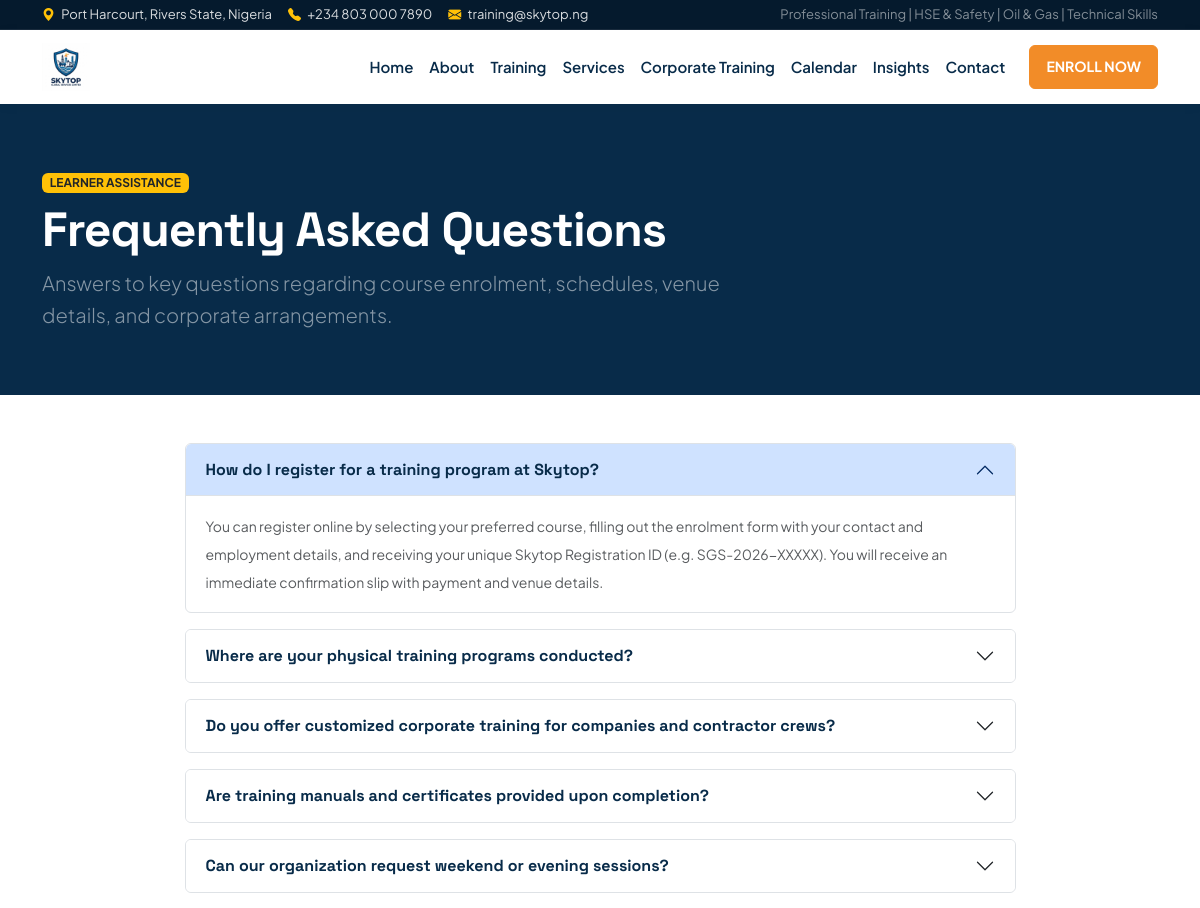
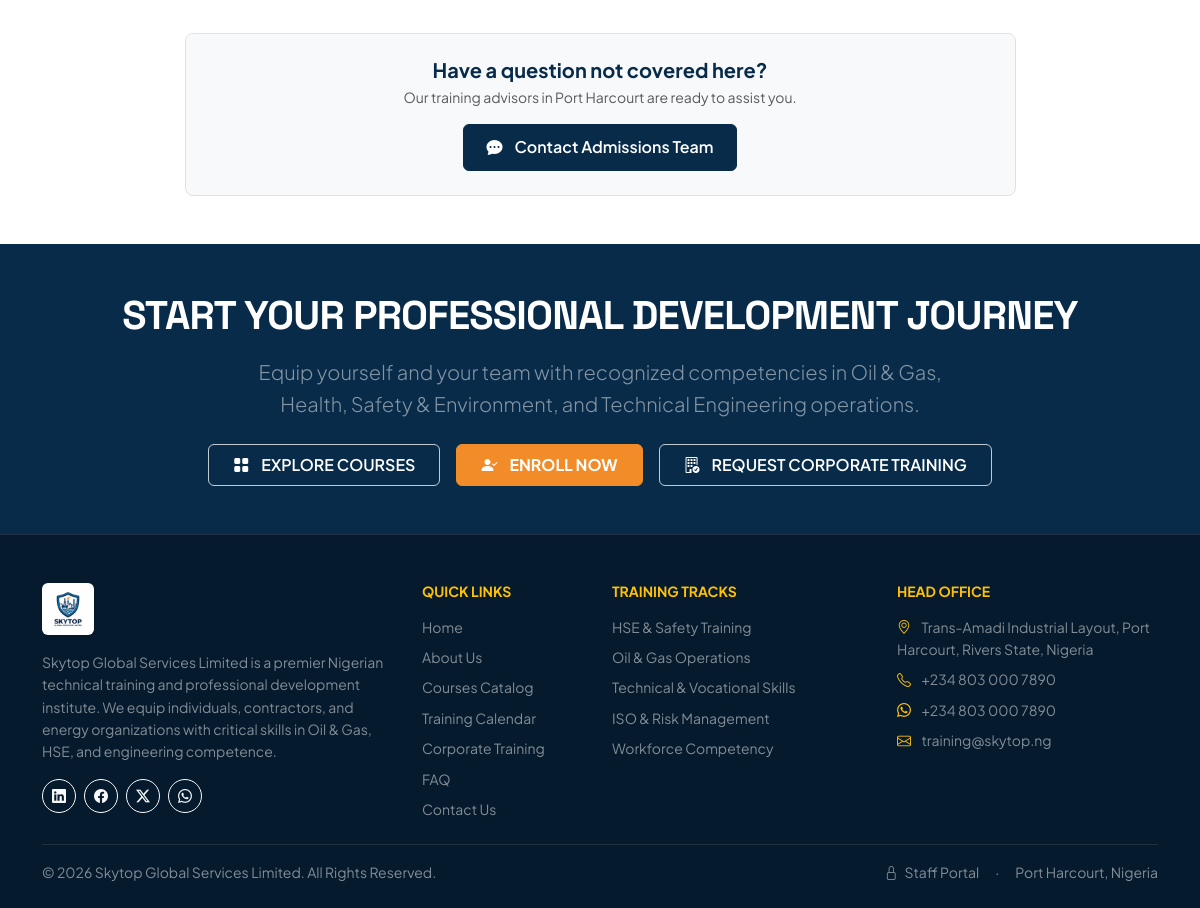
The app's page /faq.php with its own data (2 pictures, top to bottom).
### tables this page shows
CREATE TABLE faqs (
    id INT AUTO_INCREMENT PRIMARY KEY,
    question VARCHAR(255) NOT NULL,
    answer TEXT NOT NULL,
    category VARCHAR(80) DEFAULT 'General',
    sort_order INT DEFAULT 0,
    status ENUM('active', 'inactive') DEFAULT 'active',
    created_at TIMESTAMP DEFAULT CURRENT_TIMESTAMP
);

### faq.php (the view, shortened to what this page needs)
<?php
require_once __DIR__ . '/includes/header.php';
require_once __DIR__ . '/includes/navbar.php';
$db = Database::getConnection();
$faqs = $db->query("SELECT * FROM faqs WHERE status = 'active' ORDER BY sort_order ASC")->fetchAll();
?>
<div class="bg-navy text-white py-5">
    <div class="container py-3">
        <span class="badge bg-warning text-dark fw-bold mb-2 text-uppercase">Learner Assistance</span>
        <h1 class="fw-bold display-5 mb-2">Frequently Asked Questions</h1>
        <p class="lead text-white-50 mb-0" style="max-width: 700px;">
            Answers to key questions regarding course enrolment, schedules, venue details, and corporate arrangements.
        </p>
    </div>
</div>
<div class="container py-5">
    <div class="row">
        <div class="col-lg-9 mx-auto">
            <div class="accordion" id="faqAccordion">
                <?php foreach ($faqs as $idx => $faq): ?>
                <div class="accordion-item border mb-3 rounded overflow-hidden">
                    <h2 class="accordion-header" id="heading<?= $idx ?>">
                        <button class="accordion-button fw-bold text-navy <?= ($idx !== 0) ? 'collapsed' : '' ?>" type="button" data-bs-toggle="collapse" data-bs-target="#collapse<?= $idx ?>" aria-expanded="<?= ($idx === 0) ? 'true' : 'false' ?>" aria-controls="collapse<?= $idx ?>">
                            <?= htmlspecialchars($faq['question']) ?>
                        </button>
                    </h2>
                    <div id="collapse<?= $idx ?>" class="accordion-collapse collapse <?= ($idx === 0) ? 'show' : '' ?>" aria-labelledby="heading<?= $idx ?>" data-bs-parent="#faqAccordion">
                        <div class="accordion-body text-muted small lh-lg">
                            <?= htmlspecialchars($faq['answer']) ?>
                        </div>
                    </div>
                </div>
                <?php endforeach; ?>
            </div>
            <div class="text-center mt-5 p-4 bg-light rounded-3 border">
                <h5 class="fw-bold text-navy mb-1">Have a question not covered here?</h5>
                <p class="text-muted small mb-3">Our training advisors in Port Harcourt are ready to assist you.</p>
                <a href="<?= SITE_URL ?>/contact.php" class="btn btn-skytop-primary">
                    <i class="bi bi-chat-dots-fill me-1"></i> Contact Admissions Team
                </a>
            </div>
        </div>
    </div>
</div>
<?php require_once __DIR__ . '/includes/footer.php'; ?>

### assets/css/style.css (style rules this page uses)
:root { --skytop-navy: #082B49; --skytop-navy-dark: #051a2d; --skytop-blue: #0D5EA8; --skytop-orange: #F28C28; --skytop-orange-hover: #d9771a; --skytop-dark: #17212B; --skytop-light: #F5F7FA; --skytop-border: rgba(8, 43, 73, 0.08); }
body { font-family: 'Plus Jakarta Sans', -apple-system, BlinkMacSystemFont, 'Segoe UI', Roboto, sans-serif; color: var(--skytop-dark); background-color: #ffffff; line-height: 1.6; }
h1, h2, h3, h4, .font-heading { font-family: 'Space Grotesk', 'Plus Jakarta Sans', sans-serif; letter-spacing: -0.02em; }
.bg-navy { background-color: var(--skytop-navy) !important; }
.text-navy { color: var(--skytop-navy) !important; }
.btn-skytop-primary { background-color: var(--skytop-navy); color: #ffffff; font-weight: 600; border: 1px solid var(--skytop-navy); padding: 0.65rem 1.4rem; border-radius: 6px; transition: all 0.2s ease; display: inline-flex; align-items: center; justify-content: center; gap: 0.5rem; }

### records on screen
faqs: question "How do I register for a training program at Skytop?", answer "You can register online by selecting your preferred course, filling out the enrolment form with your contact and employment details, and receiving your unique Skytop Registration ID (e.g. SGS-2026-XXXXX). You will receive an immediate confirmation slip with payment and venue details."
faqs: question "Where are your physical training programs conducted?"
faqs: question "Do you offer customized corporate training for companies and contractor crews?"
faqs: question "Are training manuals and certificates provided upon completion?"
faqs: question "Can our organization request weekend or evening sessions?"

### other values on screen
SITE_PHONE "+234 803 000 7890"
ADMIN_EMAIL "training@skytop.ng"
SITE_WHATSAPP "+234 803 000 7890"
